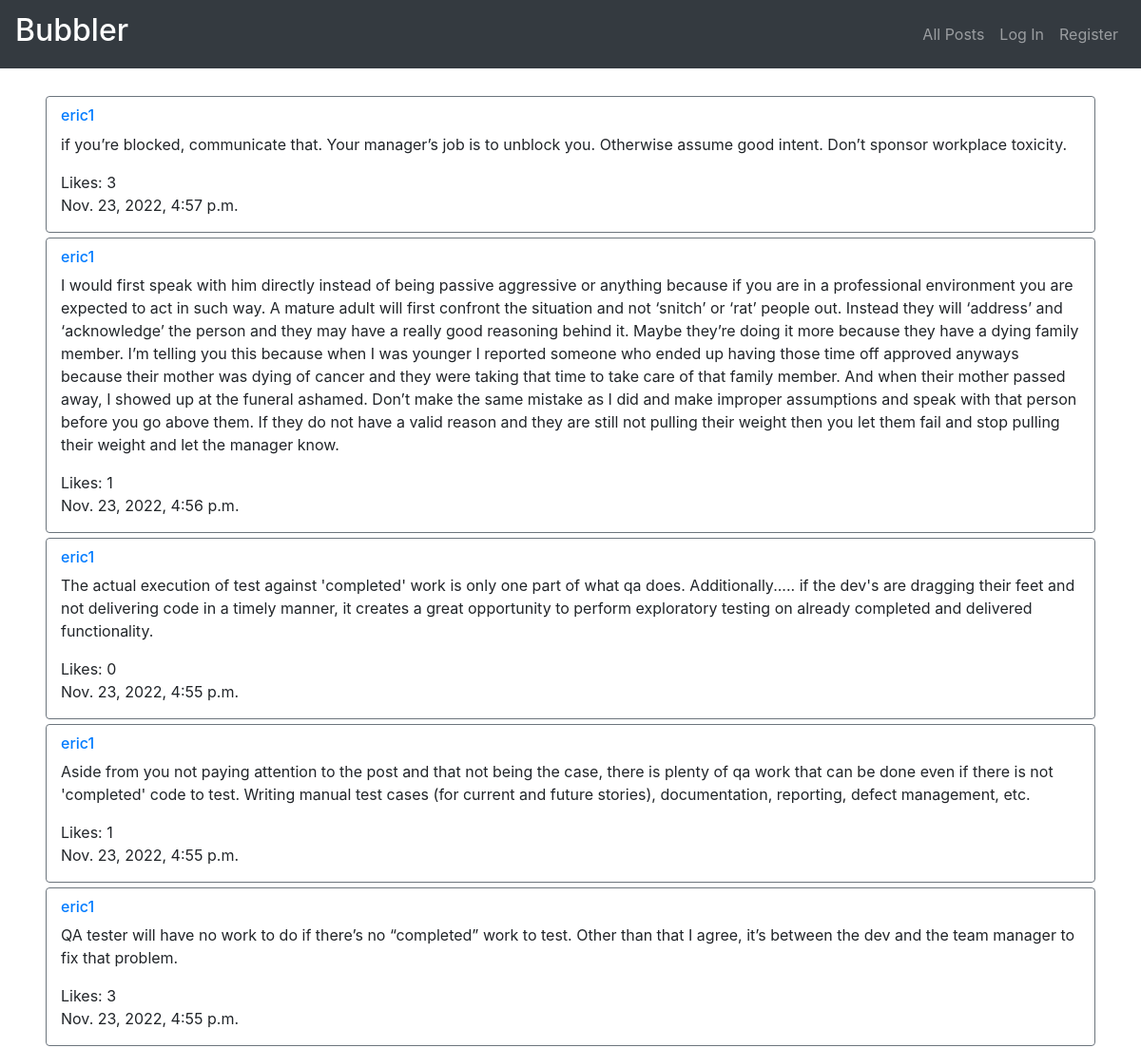
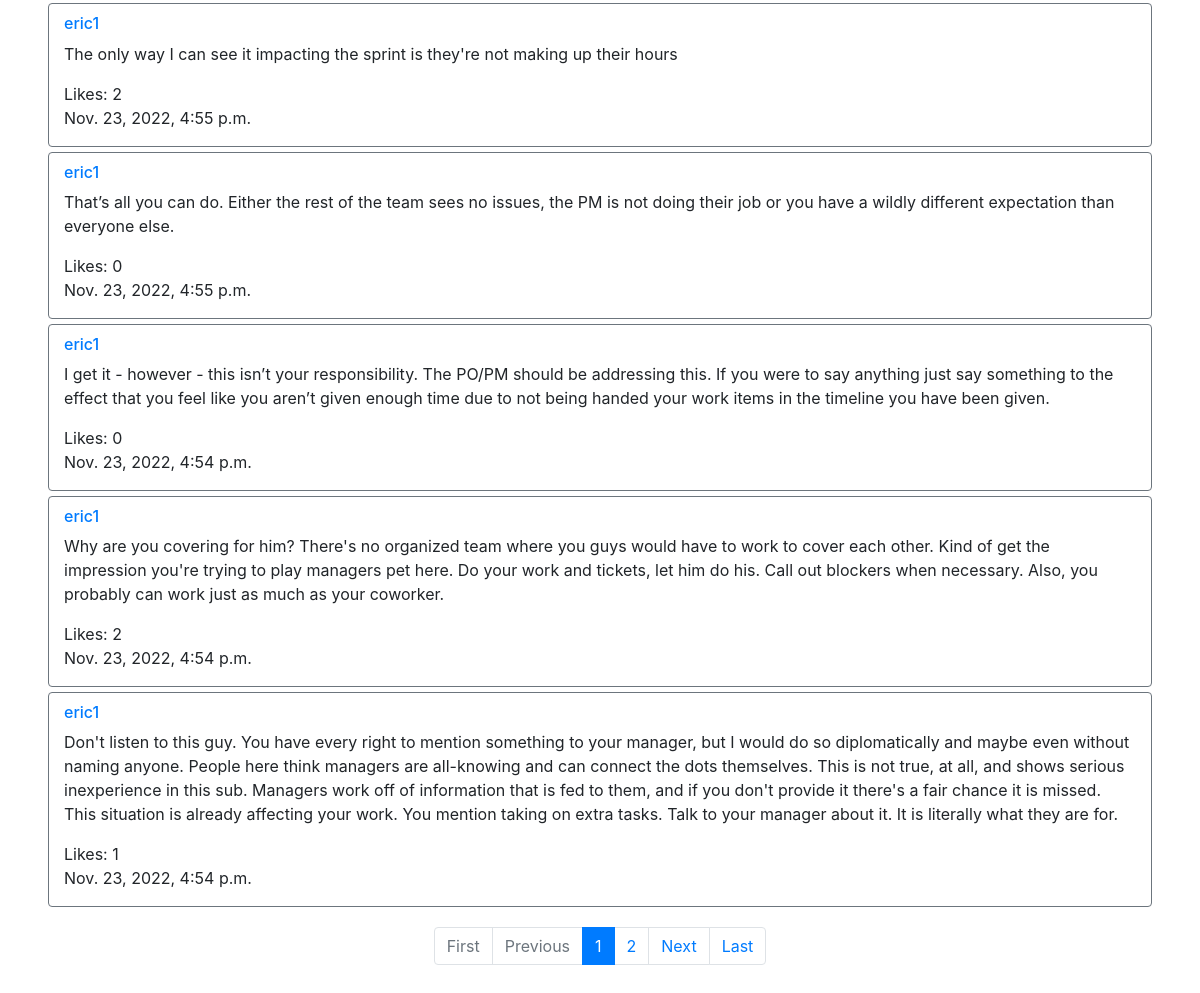
The page / on the database its author committed (2 pictures, top to bottom).
### network/models.py (models this page shows, shortened)
class Post(models.Model):
    poster = models.ForeignKey(User, on_delete=models.CASCADE, related_name='post')
    content = models.CharField(max_length=1300)
    likes = models.IntegerField()
    time = models.DateTimeField(auto_now_add=True)

class User(AbstractUser):
    time = models.DateTimeField(auto_now_add=True)

### network/views.py (the view)
# urls.py: path("", views.index, name="index"),
def index(request):
    if request.method == "POST":
        post = Post(
            poster = request.user,
            content = request.POST["content"],
            likes = 0
        )
        post.save()
        return HttpResponseRedirect(reverse("index"))
    else:
        posts = Post.objects.all().order_by("-time")
        if request.user.is_authenticated:
            liked = list(Like.objects.filter(liker=request.user).values_list('post', flat=True))
            liked_list = Post.objects.filter(pk__in=liked)
        else:
            liked_list = []
        paginator = Paginator(posts, 10)
        page_number = request.GET.get('page')
        page_obj = paginator.get_page(page_number)
        return render(request, "network/index.html", {
            "page_obj": page_obj,
            "liked_list": liked_list
        })

### network/templates/network/index.html (shortened to what this page needs)
{% extends "network/layout.html" %}
{% block body %}
    {% if user.is_authenticated %}
        <div class="container border border-primary rounded" style="margin-top:15px; margin-bottom: 10px; padding: 25px; max-width:97%;">
            <h6>New Post</h6>
            <form action="{% url 'index' %}" method="post">
                {% csrf_token %}
                <div class="form-group">
                    <textarea class="form-control" name="content" rows="3" required></textarea>
                </div>
                <div class="form-group">
                    <input class="btn btn-primary" type="submit" value="Post">
                </div>
            </form>
        </div>
    {% else %}
        <br>
    {% endif %}
    {% for post in page_obj %}
        <div class="container border border-secondary rounded" id="post{{ post.id }}" style="margin-top: 5px; padding-top: 10px; max-width: 92%;">
            <h6><a href="{% url 'profile' post.poster.id %}">{{ post.poster.username }}</a></h6>
            <p id="content{{ post.id }}">{{ post.content }}</p>
            {% if user.is_authenticated %}
                {% if post not in liked_list %}
                    <button class="btn btn-primary btn-sm" id="like_button{{ post.id }}" onclick="like('{{ post.id }}')">Like</button>
                {% else %}
                    <button class="btn btn-secondary btn-sm" id="like_button{{ post.id }}" onclick="like('{{ post.id }}')">Unlike</button>
                {% endif %}
            {% else %}
                <p style="display: inline;">Likes: </p>
            {% endif %}
            <p id="like_count{{ post.id }}" style="display: inline;">{{ post.likes }}</p>
            <p>{{ post.time }}</p>
        </div>
    {% endfor %}
    <div class="container" style="margin-top: 20px; margin-bottom: 20px; display: flex; justify-content: center; align-items: center;">
        <nav aria-label="...">
            <ul class="pagination">
                {% if page_obj.has_previous %}
                    <li class="page-item">
                        <a class="page-link" href="?page=1" tabindex="-1">First</a>
                    </li>
                    <li class="page-item">
                        <a class="page-link" href="?page={{ page_obj.previous_page_number }}" tabindex="-1">Previous</a>
                    </li>
                    <li class="page-item">
                        <a class="page-link" href="?page={{ page_obj.previous_page_number }}" tabindex="-1">{{ page_obj.previous_page_number }}</a>
                    </li>
                {% else %}
                    <li class="page-item disabled">
                        <a class="page-link" href="#" tabindex="-1" aria-disabled="true">First</a>
                    </li>
                    <li class="page-item disabled">
                        <a class="page-link" href="#" tabindex="-1" aria-disabled="true">Previous</a>
                    </li>
                {% endif %}
                <li class="page-item active" aria-current="page">
                    <a class="page-link" href="#">{{ page_obj.number }}<span class="sr-only">(current)</span></a>
                </li>
                {% if page_obj.has_next %}
                    <li class="page-item">
                        <a class="page-link" href="?page={{ page_obj.next_page_number }}">{{ page_obj.next_page_number }}</a>
                    </li>
                    <li class="page-item">
                        <a class="page-link" href="?page={{ page_obj.next_page_number }}">Next</a>
                    </li>
                    <li class="page-item">
                        <a class="page-link" href="?page={{ page_obj.paginator.num_pages }}">Last</a>
                    </li>
                {% endif %}
            </ul>
        </nav>
    </div>
{% endblock %}

### network/templates/network/layout.html (shortened to what this page needs)
{% load static %}
<!DOCTYPE html>
<html lang="en">
    <head>
        <link rel="stylesheet" href="https://stackpath.bootstrapcdn.com/bootstrap/4.4.1/css/bootstrap.min.css">
        <link href="{% static 'network/styles.css' %}" rel="stylesheet">
    </head>
    <body>
        <nav class="navbar navbar-expand-lg navbar-dark bg-dark justify-content-between">
            <a class="navbar-brand" href="#"><h2>Bubbler</h2></a>
            <div>
              <ul class="navbar-nav mr-auto">
                <li class="nav-item">
                  <a class="nav-link" href="{% url 'index' %}">All Posts</a>
                </li>
                {% if user.is_authenticated %}
                    <li class="nav-item">
                        <a class="nav-link" href="{% url 'following' %}">Following</a>
                    </li>
                    <li class="nav-item">
                        <a class="nav-link" href="{% url 'logout' %}">Log Out</a>
                    </li>
                {% else %}
                    <li class="nav-item">
                        <a class="nav-link" href="{% url 'login' %}">Log In</a>
                    </li>
                    <li class="nav-item">
                        <a class="nav-link" href="{% url 'register' %}">Register</a>
                    </li>
                {% endif %}
              </ul>
            </div>
          </nav>
        <div class="body">
            {% block body %}
            {% endblock %}
        </div>
    </body>
</html>

### rows shown on the page
Post: poster.username "eric1", content "if you’re blocked, communicate that. Your manager’s job is to unblock you. Otherwise assume good intent. Don’t sponsor workplace toxicity.", likes "3", time "Nov. 23, 2022, 4:57 p.m."
Post: poster.username "eric1", content "I would first speak with him directly instead of being passive aggressive or anything because if you are in a professional environment you are expected to act in such way. A mature adult will first confront the situation and not ‘snitch’ or ‘rat’ people out. Instead they will ‘address’ and ‘acknowledge’ the person and they may have a really good reasoning behind it. Maybe they’re doing it more because they have a dying family member. I’m telling you this because when I was younger I reported someone who ended up having those time off approved anyways because their mother was dying of cancer and they were taking that time to take care of that family member. And when their mother passed away,…", likes "1", time "Nov. 23, 2022, 4:56 p.m."
Post: poster.username "eric1", content "The actual execution of test against 'completed' work is only one part of what qa does. Additionally..... if the dev's are dragging their feet and not delivering code in a timely manner, it creates a great opportunity to perform exploratory testing on already completed and delivered functionality.", likes "0", time "Nov. 23, 2022, 4:55 p.m."
Post: poster.username "eric1", content "Aside from you not paying attention to the post and that not being the case, there is plenty of qa work that can be done even if there is not 'completed' code to test. Writing manual test cases (for current and future stories), documentation, reporting, defect management, etc.", likes "1", time "Nov. 23, 2022, 4:55 p.m."
Post: poster.username "eric1", content "QA tester will have no work to do if there’s no “completed” work to test. Other than that I agree, it’s between the dev and the team manager to fix that problem.", likes "3", time "Nov. 23, 2022, 4:55 p.m."
Post: poster.username "eric1", content "The only way I can see it impacting the sprint is they're not making up their hours", likes "2", time "Nov. 23, 2022, 4:55 p.m."
Post: poster.username "eric1", content "That’s all you can do. Either the rest of the team sees no issues, the PM is not doing their job or you have a wildly different expectation than everyone else.", likes "0", time "Nov. 23, 2022, 4:55 p.m."
Post: poster.username "eric1", content "I get it - however - this isn’t your responsibility. The PO/PM should be addressing this. If you were to say anything just say something to the effect that you feel like you aren’t given enough time due to not being handed your work items in the timeline you have been given.", likes "0", time "Nov. 23, 2022, 4:54 p.m."
Post: poster.username "eric1", content "Why are you covering for him? There's no organized team where you guys would have to work to cover each other. Kind of get the impression you're trying to play managers pet here. Do your work and tickets, let him do his. Call out blockers when necessary. Also, you probably can work just as much as your coworker.", likes "2", time "Nov. 23, 2022, 4:54 p.m."
Post: poster.username "eric1", content "Don't listen to this guy. You have every right to mention something to your manager, but I would do so diplomatically and maybe even without naming anyone. People here think managers are all-knowing and can connect the dots themselves. This is not true, at all, and shows serious inexperience in this sub. Managers work off of information that is fed to them, and if you don't provide it there's a fair chance it is missed. This situation is already affecting your work. You mention taking on extra tasks. Talk to your manager about it. It is literally what they are for.", likes "1", time "Nov. 23, 2022, 4:54 p.m."

### other values the page prints
{{ page_obj.number }} "1"
{{ page_obj.next_page_number }} "2"
